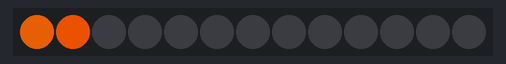
A program run on a simulated ESP32 board running MicroPython. On the bench: 13 RGB LEDs in strip order, left to right. Dim RGB values are drawn brighter than linear; the interpreter's speed is modelled, so counts of loop turns are approximate; library files of the repository ran but are not shown: micropython_dotstar.py; what the program prints to the serial console is not drawn.

Above: at 0.46 s.
At 1.07 s:
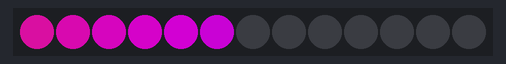
At 2.0 s:
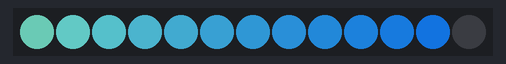

The program:

animation-test.py
```python
from micropython_dotstar import DotStar
from machine import SoftSPI, Pin
import math

led_count = 13

def color_gen(i=0):
    while True:
        i += 1
        red = (1 + math.sin(i * 0.1)) * 127 + 1
        green = (1 + math.sin(i * 0.1324)) * 127 + 1
        blue = (1 + math.sin(i * 0.1654)) * 127 + 1

        total = red + green + blue
        red = int(red / total * 255)
        green = int(green / total * 255)
        blue = int(blue / total * 255)

        yield red, green, blue

colors = color_gen()

def animation_1(led_count):
    data = [(0, 0, 0) for i in range(led_count)]
    step = 0
    while True:
        data[step % led_count] = next(colors)
        yield data
        step += 1

spi = SoftSPI(sck=Pin(18), mosi=Pin(23), miso=Pin(19)) # Configure SPI - see note below
dotstar = DotStar(spi, led_count) # 2nd arg = number of leds

while True:
    anim_1 = animation_1(led_count)
    for i in range(led_count):
        value = next(anim_1)
        print('i',i)

        for j in range(led_count):
            print('value',value[j])
            dotstar[j] = value[j]
```
